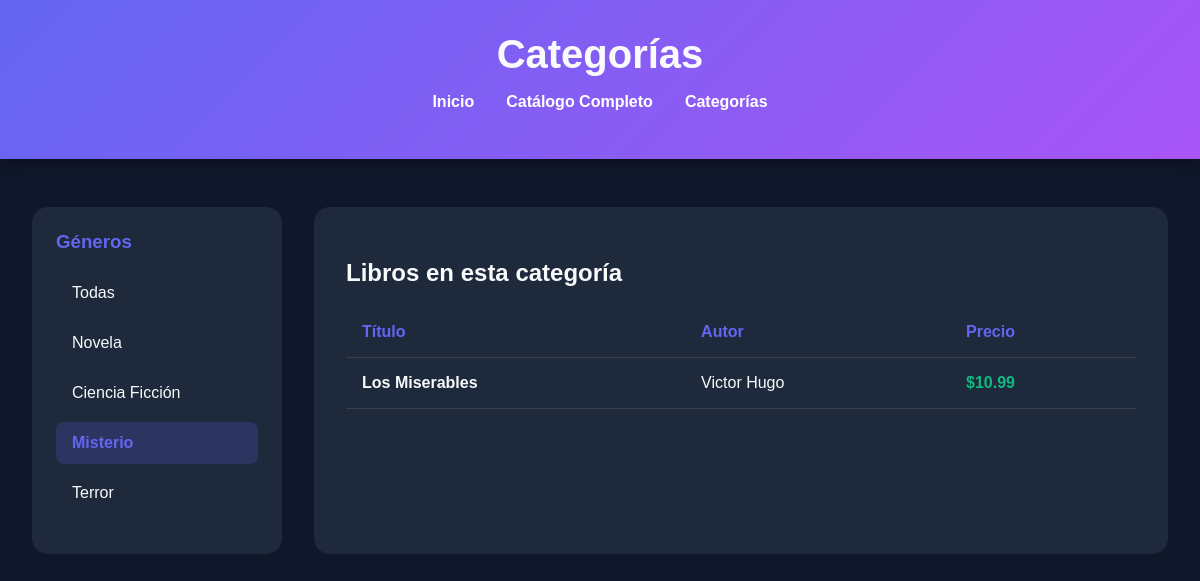
Screenshot of /categoria/3 with the database file from the repository.
### tables this page shows
CREATE TABLE categorias (
                   id INTEGER PRIMARY KEY AUTOINCREMENT,
                   categoria TEXT NOT NULL
                   );

CREATE TABLE libros (
            id INTEGER PRIMARY KEY AUTOINCREMENT,
            titulo TEXT NOT NULL,
            autor TEXT NOT NULL,
            precio REAL NOT NULL,
            categoria_id INTEGER,
            FOREIGN KEY (categoria_id) REFERENCES categorias(id)       
         );

### libreriaProyectosqlite/app.py (the view)
@app.route('/categoria/<int:categoria_id>')
def ver_categoria(categoria_id):
    libros = consultar_libros_por_categoria(categoria_id)
    categorias = obtener_categorias()
    return render_template('categoria.html', categorias=categorias, libros=libros, categoria_seleccionada=categoria_id)

### libreriaProyectosqlite/db.py (called while the page is built)
def obtener_conexion():
    conexion = sqlite3.connect('libreria.db')
    conexion.row_factory = sqlite3.Row
    return conexion

def obtener_categorias():
    conexion = obtener_conexion()
    cursor = conexion.cursor()
    cursor.execute('SELECT * FROM categorias')
    categorias = cursor.fetchall()
    conexion.close()
    return categorias

def consultar_libros_por_categoria(categoria_id):
    conexion = obtener_conexion()
    cursor = conexion.cursor()
    cursor.execute('''
        SELECT libros.id,
               libros.titulo,
               libros.autor,
               libros.precio,
               categorias.categoria
        FROM libros
        JOIN categorias ON libros.categoria_id = categorias.id
        WHERE libros.categoria_id = ?
    ''', (categoria_id,))
    libros = cursor.fetchall()
    conexion.close()
    return libros

### libreriaProyectosqlite/templates/categoria.html (shortened to what this page needs)
<!DOCTYPE html>
<html lang="es">
<head>
</head>
<body>
    <header class="header">
        <h1>Categorías</h1>
        <nav class="nav">
            <ul>
                <li><a href="{{ url_for('home') }}">Inicio</a></li>
                <li><a href="{{ url_for('index') }}">Catálogo Completo</a></li>
                <li><a href="{{ url_for('categorias_lista') }}">Categorías</a></li>
            </ul>
        </nav>
    </header>
    <div class="layout">
        <aside class="sidebar">
            <h3>Géneros</h3>
            <ul class="category-list">
                <li class="category-item">
                    <a href="{{ url_for('categorias_lista') }}" class="{{ 'active' if not categoria_seleccionada else '' }}">Todas</a>
                </li>
                {% for cat in categorias %}
                <li class="category-item">
                    <a href="{{ url_for('ver_categoria', categoria_id=cat['id']) }}"
                       class="{{ 'active' if categoria_seleccionada == cat['id'] else '' }}">
                        {{ cat['categoria'] }}
                    </a>
                </li>
                {% endfor %}
            </ul>
        </aside>
        <main class="content">
            {% if libros %}
            <h2>Libros en esta categoría</h2>
            <table>
                <thead>
                    <tr>
                        <th>Título</th>
                        <th>Autor</th>
                        <th>Precio</th>
                    </tr>
                </thead>
                <tbody>
                    {% for libro in libros %}
                    <tr>
                        <td><strong>{{ libro['titulo'] }}</strong></td>
                        <td>{{ libro['autor'] }}</td>
                        <td class="price">${{ libro['precio'] }}</td>
                    </tr>
                    {% endfor %}
                </tbody>
            </table>
            {% elif categoria_seleccionada %}
            <div class="empty-state">
                <p>No se encontraron libros en esta categoría.</p>
            </div>
            {% else %}
            <div class="empty-state">
                <h2>Explora por Género</h2>
                <p>Selecciona una categoría a la izquierda para ver los libros disponibles.</p>
            </div>
            {% endif %}
        </main>
    </div>
</body>
</html>

### libreriaProyectosqlite/templates/categoria.html (style rules this page uses)
:root { --primary: #6366f1; --secondary: #a855f7; --bg: #0f172a; --text: #f8fafc; --card-bg: #1e293b; }
body { font-family: 'Outfit', sans-serif; background-color: var(--bg); color: var(--text); margin: 0; padding: 0; min-height: 100vh; }
.header { padding: 2rem; text-align: center; background: linear-gradient(135deg, var(--primary), var(--secondary)); box-shadow: 0 4px 15px rgba(0, 0, 0, 0.3); }
h1 { margin: 0; font-size: 2.5rem; }
.nav { margin-top: 1rem; }
.nav ul { list-style: none; padding: 0; display: flex; justify-content: center; gap: 2rem; }
.nav a { color: white; text-decoration: none; font-weight: 600; }
.layout { display: grid; grid-template-columns: 250px 1fr; gap: 2rem; max-width: 1200px; margin: 3rem auto; padding: 0 2rem; }
.sidebar { background: var(--card-bg); padding: 1.5rem; border-radius: 1rem; height: fit-content; }
.sidebar h3 { margin-top: 0; color: var(--primary); }
.category-list { list-style: none; padding: 0; }
.category-item a { display: block; padding: 0.75rem 1rem; color: var(--text); text-decoration: none; border-radius: 0.5rem; transition: background 0.3s; margin-bottom: 0.5rem; }
.category-item a:hover, .category-item a.active { background: rgba(99, 102, 241, 0.2); color: var(--primary); font-weight: 600; }
.content { background: var(--card-bg); padding: 2rem; border-radius: 1rem; }
table { width: 100%; border-collapse: collapse; }
th, td { padding: 1rem; text-align: left; border-bottom: 1px solid rgba(255,255,255,0.1); }
th { color: var(--primary); }
.price { font-weight: 700; color: #10b981; }

### rows the page displays
categorias: categoria "Novela"
categorias: categoria "Ciencia Ficción"
categorias: categoria "Misterio"
categorias: categoria "Terror"
libros: titulo "Los Miserables", autor "Victor Hugo", precio "10.99"
